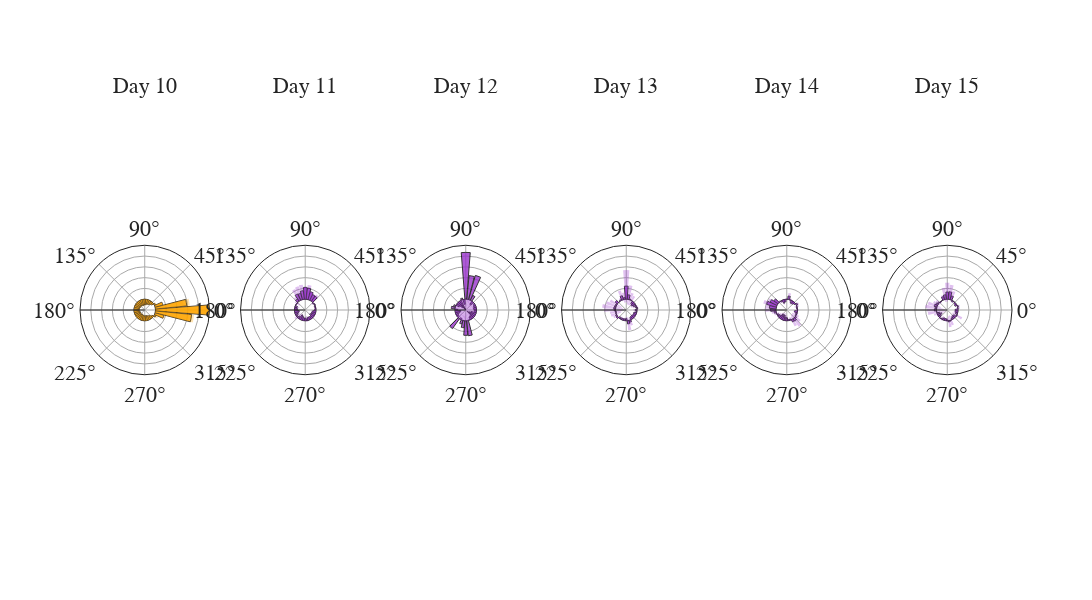

This figure's notebook cell:
### Code cell
## Compare the last day in B to days 11-15 in C
outputBC = pd.DataFrame()
for mouse in mouse_list:
        loop_data = pd.read_feather(pjoin(dpath, f'rotated_placefields/{mouse}/B5_C5_pearson_place.feat'))
        outputBC = pd.concat([outputBC, loop_data])
mouse_data = outputBC.groupby(['mouse', 'session', 'rotation'], as_index=False).agg({'r': 'mean'})
fig_data = mouse_data.groupby(['session', 'rotation'], as_index=False).agg({'r': ['mean', 'sem']})
specs = [[{'type': 'polar'}, {'type': 'polar'}, {'type': 'polar'}, {'type': 'polar'}, {'type': 'polar'}, {'type': 'polar'}]]
fig = pf.custom_graph_template(x_title='', y_title='', font_size=22, rows=1, columns=6, 
                               width=2500, height=600, specs=specs, titles=[f'Day {x}' for x in np.arange(10, 16)])
for idx, session in enumerate(natsorted(np.unique(fig_data['session']))):
        if idx == 0:
                bar_color = 'orange'
        else:
                bar_color = 'darkorchid'
        fig.add_trace(go.Barpolar(
            r=fig_data['r']['mean'][fig_data['session'] == session],
            theta=fig_data['rotation'][fig_data['session'] == session],
            marker_color=bar_color,
            marker_line_color='black',
            marker_line_width=1,
            opacity=0.8,
            showlegend=False
        ), row=1, col=idx + 1)
        fig.add_trace(go.Barpolar(
                r=fig_data['r']['mean'][fig_data['session'] == session] + fig_data['r']['sem'][fig_data['session'] == session],
                theta=fig_data['rotation'][fig_data['session'] == session],
                marker_color=bar_color,
                marker_line_color='black',
                marker_line_width=0,
                opacity=0.3,
                showlegend=False,
                name='upper'
        ), row=1, col=idx + 1)
        fig.add_trace(go.Barpolar(
                r=fig_data['r']['mean'][fig_data['session'] == session] - fig_data['r']['sem'][fig_data['session'] == session],
                theta=fig_data['rotation'][fig_data['session'] == session],
                marker_color=bar_color,
                marker_line_color='black',
                marker_line_width=0,
                opacity=0.3,
                showlegend=False,
                name='lower'
        ), row=1, col=idx + 1)
    
fig.update_polars(
        radialaxis = dict(showticklabels=False, ticks='', angle=180, tickangle=-180, range=[-0.2, 1], showgrid=True, gridcolor='darkgrey', dtick=0.2),
        angularaxis = dict(showticklabels=True, ticks='', showgrid=True, gridcolor='darkgrey'),
        barmode='overlay'
    )
fig.show()
fig.write_image(pjoin(fig_path, 'B5_C5_pearson_place.png'))

### Figure 1 — Plotly figure (JSON) as saved in the notebook; plotly's stock layout.template omitted (floating-point values rounded to 4 significant figures)
{"data": [{"marker": {"color": "orange", "line": {"color": "black", "width": 1}}, "opacity": 0.8, "r": [1.0, 0.5835, 0.149, 0.02077, -0.04303, -0.06509, -0.07932, -0.08675, -0.09939, -0.102, -0.1062, -0.114, -0.1021, -0.1007, -0.1028, -0.1033, -0.09945, -0.09402, -0.0977, -0.09384, -0.1081, -0.1073, -0.1096, -0.09412, -0.1119, -0.1022, -0.09439, -0.087, -0.09199, -0.09158, -0.07209, -0.06464, -0.03577, 0.03379, 0.1688, 0.673], "showlegend": false, "subplot": "polar", "theta": [0, 10, 20, 30, 40, 50, 60, 70, 80, 90, 100, 110, 120, 130, 140, 150, 160, 170, 180, 190, 200, 210, 220, 230, 240, 250, 260, 270, 280, 290, 300, 310, 320, 330, 340, 350], "type": "barpolar"}, {"marker": {"color": "orange", "line": {"color": "black", "width": 0}}, "name": "upper", "opacity": 0.3, "r": [1.0, 0.6401, 0.1502, 0.04505, -0.03775, -0.06242, -0.07021, -0.06666, -0.0863, -0.08672, -0.09219, -0.0944, -0.08643, -0.09291, -0.0919, -0.09472, -0.09066, -0.08621, -0.09613, -0.08513, -0.1051, -0.1072, -0.104, -0.0881, -0.09833, -0.09187, -0.08194, -0.08204, -0.08641, -0.08036, -0.06919, -0.06227, -0.02361, 0.07775, 0.1922, 0.7191], "showlegend": false, "subplot": "polar", "theta": [0, 10, 20, 30, 40, 50, 60, 70, 80, 90, 100, 110, 120, 130, 140, 150, 160, 170, 180, 190, 200, 210, 220, 230, 240, 250, 260, 270, 280, 290, 300, 310, 320, 330, 340, 350], "type": "barpolar"}, {"marker": {"color": "orange", "line": {"color": "black", "width": 0}}, "name": "lower", "opacity": 0.3, "r": [1.0, 0.5269, 0.1478, -0.003515, -0.04832, -0.06776, -0.08843, -0.1068, -0.1125, -0.1172, -0.1202, -0.1335, -0.1177, -0.1085, -0.1137, -0.1119, -0.1082, -0.1018, -0.09928, -0.1025, -0.1112, -0.1074, -0.1153, -0.1001, -0.1255, -0.1125, -0.1068, -0.09196, -0.09758, -0.1028, -0.07499, -0.067, -0.04792, -0.01017, 0.1454, 0.6269], "showlegend": false, "subplot": "polar", "theta": [0, 10, 20, 30, 40, 50, 60, 70, 80, 90, 100, 110, 120, 130, 140, 150, 160, 170, 180, 190, 200, 210, 220, 230, 240, 250, 260, 270, 280, 290, 300, 310, 320, 330, 340, 350], "type": "barpolar"}, {"marker": {"color": "darkorchid", "line": {"color": "black", "width": 1}}, "opacity": 0.8, "r": [-0.02522, -0.01179, -0.01745, 0.009528, -0.01472, 0.1151, 0.1165, 0.1521, 0.2087, 0.22, 0.1594, 0.1205, 0.1305, 0.05299, -0.01159, -0.00233, -0.041, -0.04774, -0.05565, -0.08679, -0.06729, -0.0414, -0.0171, -0.04108, -0.09454, -0.07353, -0.05215, -0.04837, -0.03212, -0.05753, -0.05522, -0.04816, -0.08383, -0.06788, -0.07267, -0.05864], "showlegend": false, "subplot": "polar2", "theta": [0, 10, 20, 30, 40, 50, 60, 70, 80, 90, 100, 110, 120, 130, 140, 150, 160, 170, 180, 190, 200, 210, 220, 230, 240, 250, 260, 270, 280, 290, 300, 310, 320, 330, 340, 350], "type": "barpolar"}, {"marker": {"color": "darkorchid", "line": {"color": "black", "width": 0}}, "name": "upper", "opacity": 0.3, "r": [-0.01217, 0.007663, -0.003721, 0.01743, 0.0108, 0.1518, 0.1327, 0.162, 0.2666, 0.2267, 0.2726, 0.2557, 0.2312, 0.09905, 0.0413, 0.009139, 0.0001289, -0.02712, -0.0496, -0.08534, -0.04207, 0.01198, 0.04728, 0.0142, -0.08332, -0.04934, -0.05168, -0.03089, 0.02101, -0.05102, -0.05128, -0.04491, -0.06791, -0.05966, -0.07064, -0.03614], "showlegend": false, "subplot": "polar2", "theta": [0, 10, 20, 30, 40, 50, 60, 70, 80, 90, 100, 110, 120, 130, 140, 150, 160, 170, 180, 190, 200, 210, 220, 230, 240, 250, 260, 270, 280, 290, 300, 310, 320, 330, 340, 350], "type": "barpolar"}, {"marker": {"color": "darkorchid", "line": {"color": "black", "width": 0}}, "name": "lower", "opacity": 0.3, "r": [-0.03828, -0.03124, -0.03118, 0.001625, -0.04023, 0.07848, 0.1002, 0.1421, 0.1508, 0.2134, 0.04627, -0.01469, 0.0298, 0.006935, -0.06449, -0.0138, -0.08214, -0.06835, -0.0617, -0.08823, -0.0925, -0.09478, -0.08148, -0.09636, -0.1058, -0.09773, -0.05262, -0.06585, -0.08525, -0.06403, -0.05916, -0.0514, -0.09976, -0.07611, -0.0747, -0.08113], "showlegend": false, "subplot": "polar2", "theta": [0, 10, 20, 30, 40, 50, 60, 70, 80, 90, 100, 110, 120, 130, 140, 150, 160, 170, 180, 190, 200, 210, 220, 230, 240, 250, 260, 270, 280, 290, 300, 310, 320, 330, 340, 350], "type": "barpolar"}, {"marker": {"color": "darkorchid", "line": {"color": "black", "width": 1}}, "opacity": 0.8, "r": [-0.04316, -0.05456, -0.04291, -0.03275, -0.001379, -0.07107, 0.1009, 0.4656, 0.44, 0.8679, -0.094, 0.03006, -0.1794, -0.2029, -0.1295, -0.06413, 0.03717, 0.06993, -0.04848, -0.108, -0.08409, -0.04231, -0.0315, 0.2235, -0.02696, 0.07128, 0.1318, 0.2694, 0.2794, -0.009209, -0.0578, -0.0708, -0.1613, -0.1243, -0.09659, -0.03482], "showlegend": false, "subplot": "polar3", "theta": [0, 10, 20, 30, 40, 50, 60, 70, 80, 90, 100, 110, 120, 130, 140, 150, 160, 170, 180, 190, 200, 210, 220, 230, 240, 250, 260, 270, 280, 290, 300, 310, 320, 330, 340, 350], "type": "barpolar"}, {"marker": {"color": "darkorchid", "line": {"color": "black", "width": 0}}, "name": "upper", "opacity": 0.3, "r": [null, null, null, null, null, null, null, null, null, null, null, null, null, null, null, null, null, null, null, null, null, null, null, null, null, null, null, null, null, null, null, null, null, null, null, null], "showlegend": false, "subplot": "polar3", "theta": [0, 10, 20, 30, 40, 50, 60, 70, 80, 90, 100, 110, 120, 130, 140, 150, 160, 170, 180, 190, 200, 210, 220, 230, 240, 250, 260, 270, 280, 290, 300, 310, 320, 330, 340, 350], "type": "barpolar"}, {"marker": {"color": "darkorchid", "line": {"color": "black", "width": 0}}, "name": "lower", "opacity": 0.3, "r": [null, null, null, null, null, null, null, null, null, null, null, null, null, null, null, null, null, null, null, null, null, null, null, null, null, null, null, null, null, null, null, null, null, null, null, null], "showlegend": false, "subplot": "polar3", "theta": [0, 10, 20, 30, 40, 50, 60, 70, 80, 90, 100, 110, 120, 130, 140, 150, 160, 170, 180, 190, 200, 210, 220, 230, 240, 250, 260, 270, 280, 290, 300, 310, 320, 330, 340, 350], "type": "barpolar"}, {"marker": {"color": "darkorchid", "line": {"color": "black", "width": 1}}, "opacity": 0.8, "r": [-0.03303, 0.01253, -0.02654, -0.05145, -0.07498, -0.05526, -0.002235, 0.01379, 0.08329, 0.2426, 0.03104, 0.07516, 0.01684, -0.003187, 0.05068, 0.01852, 0.02453, 0.03421, 0.02292, -0.01087, 0.001993, 0.01936, 0.02564, -0.02757, -0.02522, -0.03169, -0.0309, -0.03887, 0.05995, 0.03474, -0.04573, -0.05751, -0.05058, -0.04688, -0.05117, -0.01539], "showlegend": false, "subplot": "polar4", "theta": [0, 10, 20, 30, 40, 50, 60, 70, 80, 90, 100, 110, 120, 130, 140, 150, 160, 170, 180, 190, 200, 210, 220, 230, 240, 250, 260, 270, 280, 290, 300, 310, 320, 330, 340, 350], "type": "barpolar"}, {"marker": {"color": "darkorchid", "line": {"color": "black", "width": 0}}, "name": "upper", "opacity": 0.3, "r": [0.008025, 0.02801, 0.01834, -0.004621, -0.06725, -0.02868, 0.09211, 0.1307, 0.26, 0.5399, 0.1243, 0.1744, 0.04489, 0.003192, 0.06008, 0.1415, 0.1912, 0.2486, 0.208, 0.1037, 0.09765, 0.06741, 0.0378, -0.02037, 0.001942, -0.02056, -0.008667, -0.005777, 0.1793, 0.1028, -0.0401, -0.05248, -0.03867, -0.04576, -0.03976, 0.004332], "showlegend": false, "subplot": "polar4", "theta": [0, 10, 20, 30, 40, 50, 60, 70, 80, 90, 100, 110, 120, 130, 140, 150, 160, 170, 180, 190, 200, 210, 220, 230, 240, 250, 260, 270, 280, 290, 300, 310, 320, 330, 340, 350], "type": "barpolar"}, {"marker": {"color": "darkorchid", "line": {"color": "black", "width": 0}}, "name": "lower", "opacity": 0.3, "r": [-0.07408, -0.002946, -0.07142, -0.09828, -0.08272, -0.08184, -0.09658, -0.1032, -0.09344, -0.05467, -0.06224, -0.02408, -0.01121, -0.009567, 0.04128, -0.1045, -0.1421, -0.1801, -0.1621, -0.1255, -0.09366, -0.02868, 0.01349, -0.03477, -0.05238, -0.04283, -0.05313, -0.07197, -0.05937, -0.0333, -0.05136, -0.06254, -0.06248, -0.04801, -0.06258, -0.0351], "showlegend": false, "subplot": "polar4", "theta": [0, 10, 20, 30, 40, 50, 60, 70, 80, 90, 100, 110, 120, 130, 140, 150, 160, 170, 180, 190, 200, 210, 220, 230, 240, 250, 260, 270, 280, 290, 300, 310, 320, 330, 340, 350], "type": "barpolar"}, {"marker": {"color": "darkorchid", "line": {"color": "black", "width": 1}}, "opacity": 0.8, "r": [-0.004421, -0.01541, -0.006004, 0.02489, -0.02888, -0.04898, -0.05366, -0.009831, 0.0602, -0.003496, -0.04496, -0.06496, -0.02183, 0.0002793, 0.09204, 0.1397, 0.1861, 0.125, 0.09853, 0.03565, -0.005129, -0.03491, -0.04837, -0.09357, -0.1005, -0.09604, -0.06248, -0.05598, -0.02067, -0.01596, 0.04501, 0.05457, 0.02303, -0.01467, -0.01897, -0.05405], "showlegend": false, "subplot": "polar5", "theta": [0, 10, 20, 30, 40, 50, 60, 70, 80, 90, 100, 110, 120, 130, 140, 150, 160, 170, 180, 190, 200, 210, 220, 230, 240, 250, 260, 270, 280, 290, 300, 310, 320, 330, 340, 350], "type": "barpolar"}, {"marker": {"color": "darkorchid", "line": {"color": "black", "width": 0}}, "name": "upper", "opacity": 0.3, "r": [0.01753, -0.01095, 0.03363, 0.05132, -0.02249, -0.03832, -0.02306, 0.02403, 0.1169, 0.01485, -0.04274, -0.04077, -0.001762, 0.02491, 0.1065, 0.1868, 0.2522, 0.1949, 0.1967, 0.0817, 0.04064, 0.005752, 0.01259, -0.06843, -0.06117, -0.05554, -0.02645, -0.00885, -0.005637, 0.021, 0.1358, 0.182, 0.1176, 0.05103, 0.02048, -0.03305], "showlegend": false, "subplot": "polar5", "theta": [0, 10, 20, 30, 40, 50, 60, 70, 80, 90, 100, 110, 120, 130, 140, 150, 160, 170, 180, 190, 200, 210, 220, 230, 240, 250, 260, 270, 280, 290, 300, 310, 320, 330, 340, 350], "type": "barpolar"}, {"marker": {"color": "darkorchid", "line": {"color": "black", "width": 0}}, "name": "lower", "opacity": 0.3, "r": [-0.02638, -0.01987, -0.04563, -0.001538, -0.03527, -0.05963, -0.08427, -0.04369, 0.003504, -0.02184, -0.04719, -0.08915, -0.04189, -0.02436, 0.07754, 0.09267, 0.1201, 0.05503, 0.000401, -0.01041, -0.0509, -0.07556, -0.1093, -0.1187, -0.1398, -0.1365, -0.09851, -0.1031, -0.03571, -0.05293, -0.04578, -0.07285, -0.07155, -0.08038, -0.05842, -0.07505], "showlegend": false, "subplot": "polar5", "theta": [0, 10, 20, 30, 40, 50, 60, 70, 80, 90, 100, 110, 120, 130, 140, 150, 160, 170, 180, 190, 200, 210, 220, 230, 240, 250, 260, 270, 280, 290, 300, 310, 320, 330, 340, 350], "type": "barpolar"}, {"marker": {"color": "darkorchid", "line": {"color": "black", "width": 1}}, "opacity": 0.8, "r": [-0.05378, 1.363e-05, 0.01386, -0.03897, -0.02638, -0.007581, -0.02273, 0.0729, 0.1393, 0.1328, 0.08512, 0.05857, -0.003159, -0.01264, 0.01673, 0.03674, 0.05328, 0.02855, 0.04004, -0.001565, -0.05128, -0.08281, -0.04294, -0.0004163, -0.02311, -0.042, -0.03712, -0.01548, 0.02147, 0.001705, -0.0349, -0.05333, -0.05202, 0.00879, -0.0356, -0.04846], "showlegend": false, "subplot": "polar6", "theta": [0, 10, 20, 30, 40, 50, 60, 70, 80, 90, 100, 110, 120, 130, 140, 150, 160, 170, 180, 190, 200, 210, 220, 230, 240, 250, 260, 270, 280, 290, 300, 310, 320, 330, 340, 350], "type": "barpolar"}, {"marker": {"color": "darkorchid", "line": {"color": "black", "width": 0}}, "name": "upper", "opacity": 0.3, "r": [-0.04863, 0.03603, 0.04236, -0.03883, -0.02378, 0.0004368, -0.00385, 0.1644, 0.2706, 0.3073, 0.2151, 0.08605, 0.003179, 0.0002074, 0.06466, 0.09238, 0.1759, 0.2091, 0.1766, 0.1623, 0.05906, 0.01825, -0.007801, 0.02167, 0.01855, -0.03199, -0.0306, 0.02193, 0.122, 0.09609, -0.0008574, -0.02885, -0.035, 0.1085, 0.0008226, -0.0204], "showlegend": false, "subplot": "polar6", "theta": [0, 10, 20, 30, 40, 50, 60, 70, 80, 90, 100, 110, 120, 130, 140, 150, 160, 170, 180, 190, 200, 210, 220, 230, 240, 250, 260, 270, 280, 290, 300, 310, 320, 330, 340, 350], "type": "barpolar"}, {"marker": {"color": "darkorchid", "line": {"color": "black", "width": 0}}, "name": "lower", "opacity": 0.3, "r": [-0.05892, -0.036, -0.01464, -0.03912, -0.02897, -0.0156, -0.04161, -0.01861, 0.007925, -0.04178, -0.04482, 0.0311, -0.009498, -0.02548, -0.03119, -0.01891, -0.06932, -0.152, -0.09653, -0.1654, -0.1616, -0.1839, -0.07808, -0.0225, -0.06477, -0.052, -0.04364, -0.05288, -0.07907, -0.09269, -0.06895, -0.07781, -0.06904, -0.09092, -0.07201, -0.07651], "showlegend": false, "subplot": "polar6", "theta": [0, 10, 20, 30, 40, 50, 60, 70, 80, 90, 100, 110, 120, 130, 140, 150, 160, 170, 180, 190, 200, 210, 220, 230, 240, 250, 260, 270, 280, 290, 300, 310, 320, 330, 340, 350], "type": "barpolar"}], "layout": {"annotations": [{"font": {"size": 22}, "showarrow": false, "text": "Day 10", "x": 0.06944, "xanchor": "center", "xref": "paper", "y": 1, "yanchor": "bottom", "yref": "paper"}, {"font": {"size": 22}, "showarrow": false, "text": "Day 11", "x": 0.2417, "xanchor": "center", "xref": "paper", "y": 1, "yanchor": "bottom", "yref": "paper"}, {"font": {"size": 22}, "showarrow": false, "text": "Day 12", "x": 0.4139, "xanchor": "center", "xref": "paper", "y": 1, "yanchor": "bottom", "yref": "paper"}, {"font": {"size": 22}, "showarrow": false, "text": "Day 13", "x": 0.5861, "xanchor": "center", "xref": "paper", "y": 1, "yanchor": "bottom", "yref": "paper"}, {"font": {"size": 22}, "showarrow": false, "text": "Day 14", "x": 0.7583, "xanchor": "center", "xref": "paper", "y": 1, "yanchor": "bottom", "yref": "paper"}, {"font": {"size": 22}, "showarrow": false, "text": "Day 15", "x": 0.9306, "xanchor": "center", "xref": "paper", "y": 1, "yanchor": "bottom", "yref": "paper"}], "font": {"family": "Arial", "size": 22}, "height": 600, "polar": {"angularaxis": {"gridcolor": "darkgrey", "showgrid": true, "showticklabels": true, "ticks": ""}, "barmode": "overlay", "domain": {"x": [0, 0.1389], "y": [0, 1]}, "radialaxis": {"angle": -180, "dtick": 0.2, "gridcolor": "darkgrey", "range": [-0.2, 1], "showgrid": true, "showticklabels": false, "tickangle": -180, "ticks": ""}}, "polar2": {"angularaxis": {"gridcolor": "darkgrey", "showgrid": true, "showticklabels": true, "ticks": ""}, "barmode": "overlay", "domain": {"x": [0.1722, 0.3111], "y": [0, 1]}, "radialaxis": {"angle": -180, "dtick": 0.2, "gridcolor": "darkgrey", "range": [-0.2, 1], "showgrid": true, "showticklabels": false, "tickangle": -180, "ticks": ""}}, "polar3": {"angularaxis": {"gridcolor": "darkgrey", "showgrid": true, "showticklabels": true, "ticks": ""}, "barmode": "overlay", "domain": {"x": [0.3444, 0.4833], "y": [0, 1]}, "radialaxis": {"angle": -180, "dtick": 0.2, "gridcolor": "darkgrey", "range": [-0.2, 1], "showgrid": true, "showticklabels": false, "tickangle": -180, "ticks": ""}}, "polar4": {"angularaxis": {"gridcolor": "darkgrey", "showgrid": true, "showticklabels": true, "ticks": ""}, "barmode": "overlay", "domain": {"x": [0.5167, 0.6556], "y": [0, 1]}, "radialaxis": {"angle": -180, "dtick": 0.2, "gridcolor": "darkgrey", "range": [-0.2, 1], "showgrid": true, "showticklabels": false, "tickangle": -180, "ticks": ""}}, "polar5": {"angularaxis": {"gridcolor": "darkgrey", "showgrid": true, "showticklabels": true, "ticks": ""}, "barmode": "overlay", "domain": {"x": [0.6889, 0.8278], "y": [0, 1]}, "radialaxis": {"angle": -180, "dtick": 0.2, "gridcolor": "darkgrey", "range": [-0.2, 1], "showgrid": true, "showticklabels": false, "tickangle": -180, "ticks": ""}}, "polar6": {"angularaxis": {"gridcolor": "darkgrey", "showgrid": true, "showticklabels": true, "ticks": ""}, "barmode": "overlay", "domain": {"x": [0.8611, 1], "y": [0, 1]}, "radialaxis": {"angle": -180, "dtick": 0.2, "gridcolor": "darkgrey", "range": [-0.2, 1], "showgrid": true, "showticklabels": false, "tickangle": -180, "ticks": ""}}, "title": {"x": 0.5, "xanchor": "center", "y": 0.9, "yanchor": "top"}, "width": 2500, "xaxis": {"linewidth": 1.5, "title": {"text": ""}}, "yaxis": {"linewidth": 1.5, "title": {"text": ""}}}}
